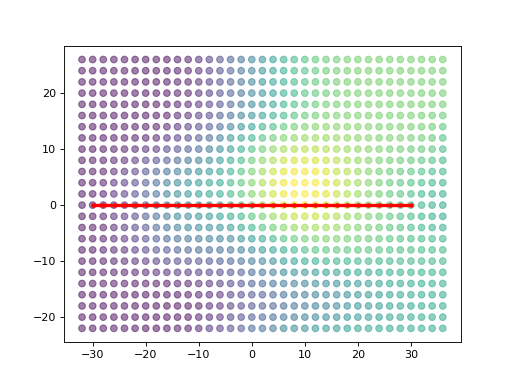

Generate this figure with Python:
import matplotlib.pyplot as plt
import numpy as np
# >>>
import humanfactorspy
from humanfactorspy.geometry import LoadOBJ, CommonRotations
from humanfactorspy.graphgenerator import GenerateGraph
from humanfactorspy.raytracer import EmbreeBVH
from humanfactorspy.pathfinding import DijkstraShortestPath
from humanfactorspy.spatialstructures.cost_algorithms import (
                                    CalculateEnergyExpenditure, CostAlgorithmKeys)

# Get a sample model path
obj_path = humanfactorspy.get_sample_model("energy_blob_zup.obj")
# >>>
# Load the obj file
obj = LoadOBJ(obj_path)
# >>>
# Create a BVH
bvh = EmbreeBVH(obj, True)
# >>>
# Set the graph parameters
start_point = (-30, 0, 20)
spacing = (2, 2, 180)
max_nodes = 5000
up_step, down_step = 30, 70
up_slope, down_slope = 60, 60
max_step_connections = 1
# >>>
# Generate the Graph
graph = GenerateGraph(bvh, start_point, spacing, max_nodes,
                        up_step,up_slope,down_step,down_slope,
                        max_step_connections, cores=-1)

# Get Nodes
nodes = graph.getNodes()
print(f"Graph Generated with {len(nodes.array)} nodes")
# Graph Generated with 875 nodes

# Define a start and end point in x,y
p_desired = np.array([[-30,0],[30,0]])
closest_nodes = graph.get_closest_nodes(p_desired,z=False)
print("Closest Node: ", closest_nodes)
# Closest Node:  [  0 786]

from scipy.spatial.distance import cdist
closest_nodes_all = cdist(graph.get_node_points(), graph.get_node_points())
# >>>
# Define a start and end node to use for the path (from, to)
start_id, end_id = closest_nodes[0], closest_nodes[1]
# >>>
# Call the shortest path
path = DijkstraShortestPath(graph, start_id, end_id)
# >>>
# As the cost array is numpy, simple operations to sum the total cost can be calculated
path_sum = np.sum(path['cost_to_next'])
print('Total path cost: ', path_sum)
# Total path cost:  62.0201

# Get the x,y,z values of the nodes at the given path ids
path_xyz = np.take(nodes[['x','y','z']], path['id'])
# >>>
# Extract the xyz locations of the nodes
x_nodes, y_nodes, z_nodes = nodes['x'], nodes['y'], nodes['z']
# >>>
# Extract the xyz locations of the path nodes
x_path, y_path, z_path = path_xyz['x'], path_xyz['y'], path_xyz['z']
# >>>
# Plot the graph
plt.scatter(x_nodes, y_nodes, c=z_nodes, alpha=0.5) # doctest: +SKIP
plt.plot(x_path,y_path, c="red", marker='.',linewidth=3) # doctest: +SKIP
plt.show() # doctest: +SKIP
